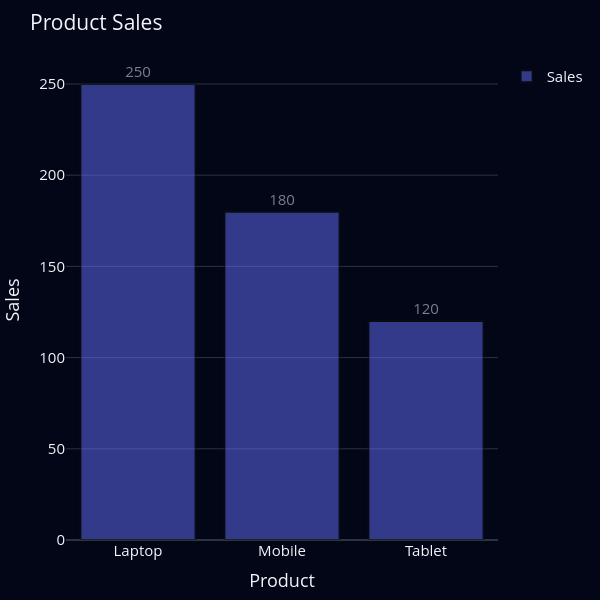

Notebook code cell kept with this figure:
### Code cell
import pandas as pd
import plotly.graph_objects as go

df = pd.DataFrame({
    "Product": ["Laptop", "Mobile", "Tablet"],
    "Sales": [250, 180, 120]
})

fig = go.Figure()

fig.add_trace(
    go.Bar(
        x=df["Product"],
        y=df["Sales"],
        name="Sales"
    )
)

fig.update_layout(
    title="Product Sales",
    width=600,
    height=600,
    xaxis_title="Product",
    yaxis_title="Sales",
    margin=dict(
        l=40,
        r=30,
        t=60,
        b=60
    ),

    template="plotly_dark",

    font=dict(size=15),

    plot_bgcolor="#020617",
    paper_bgcolor="#020617",

    showlegend=True,
)

fig.update_traces(
    # 1. Transparency
    opacity=0.5,

    # 2. Bar appearance
    marker=dict(
        line=dict(
            width=2
        )
    ),

    # 3. Text on bars
    text=df["Sales"],

    # 4. Text position
    textposition="outside",

    # 5. Hover customization
    hovertemplate="Product: %{x}<br>Sales: %{y}<extra></extra>"
)

fig.show()

### Figure 1 — Plotly figure (JSON) as saved in the notebook; plotly's stock layout.template omitted (floating-point values rounded to 4 significant figures)
{"data": [{"hovertemplate": "Product: %{x}<br>Sales: %{y}<extra></extra>", "marker": {"line": {"width": 2}}, "name": "Sales", "opacity": 0.5, "text": [250.0, 180.0, 120.0], "textposition": "outside", "type": "bar", "x": ["Laptop", "Mobile", "Tablet"], "y": [250, 180, 120]}], "layout": {"font": {"size": 15}, "height": 600, "margin": {"b": 60, "l": 40, "r": 30, "t": 60}, "paper_bgcolor": "#020617", "plot_bgcolor": "#020617", "showlegend": true, "title": {"text": "Product Sales"}, "width": 600, "xaxis": {"title": {"text": "Product"}}, "yaxis": {"title": {"text": "Sales"}}}}
